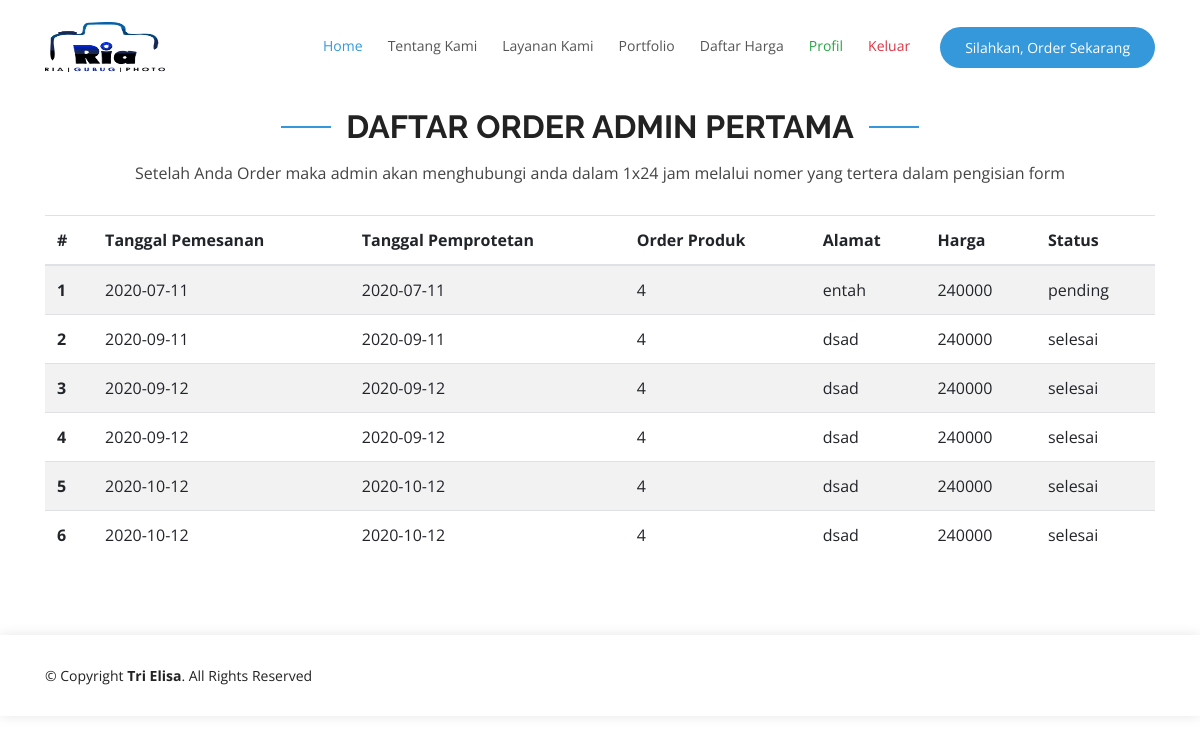
The page /public/home/detail_order/9 (signed in) on the database its author committed.
### tables this page shows
CREATE TABLE `tbl_order` (
  `id` int(50) NOT NULL,
  `user_id` int(50) NOT NULL,
  `produk_id` int(50) NOT NULL,
  `alamat` varchar(250) NOT NULL DEFAULT '',
  `tanggal_foto` date NOT NULL,
  `no_wa` varchar(50) NOT NULL DEFAULT '',
  `tanggal_order` date NOT NULL,
  `status` varchar(200) NOT NULL DEFAULT ''
);

CREATE TABLE `produk` (
  `id` int(100) NOT NULL,
  `nama_produk` varchar(255) NOT NULL,
  `fitur` varchar(255) NOT NULL,
  `deskripsi_produk` varchar(255) NOT NULL,
  `kategori_id` int(100) NOT NULL,
  `harga` int(100) NOT NULL DEFAULT '0'
);

### aplikasi/inti/Controller.php (called while the page is built, shortened)
<?php
class Controller
{
	public function view($view, $data = []){
			require_once '../aplikasi/views/'.$view.'.php';
	}
	public function model($model){
		return new $model;
	}
}

### aplikasi/controllers/Home.php (called while the page is built, shortened)
<?php
class Home extends Controller
{
	public function detail_order($id)
	{
		$data['order'] = $this->model('Home_model')->getOrderByUserId($id);
		$this->view('home/detail_order',$data);
	}
}

### aplikasi/inti/App.php (called while the page is built, shortened)
<?php
class App
{
	protected $method = 'index';
	protected $params = [];
	public function __construct()
	{
		$url = $this->parseURL();
		if(file_exists('../aplikasi/controllers/'.$url[0].'.php')){
			unset($url[0]);
		}
		$this->controller = new $this->controller;
		if(isset($url[1])){
			if(method_exists($this->controller, $url[1])){
				$this->method = $url[1];
				unset($url[1]);
			}
		}
		if(!empty($url)){
			$this->params = array_values($url);
		}
		call_user_func_array([$this->controller, $this->method], $this->params);
	}
	public function parseURL()
	{
		if(isset($_GET['url'])){
			$url = rtrim( $_GET['url'], '/');
			$url = filter_var($url, FILTER_SANITIZE_URL);
			$url = explode('/', $url);
			return $url;
		}
	}
}

### public/index.php (called while the page is built, shortened)
<?php
$app = new App;

### aplikasi/inti/Database.php (called while the page is built, shortened)
<?php
class Database{
	private $host = DB_HOST;
	private $user = DB_USER;
	private $pass = DB_PASS;
	private $db_name = DB_NAME;
	private $dbh;
	private $stmt;
	public function __construct(){
		$dsn = "mysql:host=".$this->host.";dbname=".$this->db_name;
		$option = [
			PDO::ATTR_PERSISTENT => true,
			PDO::ATTR_ERRMODE => PDO::ERRMODE_EXCEPTION
		];
		try {
			$this->dbh = new PDO($dsn,$this->user,$this->pass, $option);
		} catch (PDOException $e) {
			echo "terdapat kesalahan ".$e;
			die($e->getMessage());
		}
	}
	public function query($query){
		$this->stmt = $this->dbh->prepare($query);
	}
	public function bind($param, $value, $type = null){;
		if(is_null($type)){
			switch (true) {
				default:
					$type = PDO::PARAM_STR;
					break;
			}
		}
		$this->stmt->bindValue($param, $value, $type);
	}
	public function execute(){
		$this->stmt->execute();
	}
	public function resultSet(){
		$this->execute();
		return $this->stmt->fetchAll(PDO::FETCH_ASSOC);
	}
}

### aplikasi/models/Home_model.php (called while the page is built, shortened)
<?php
class Home_model{
	private $db;
	public function __construct()
	{
		$this->db = new Database();
	}
	public function getOrderByUserId($id)
	{
		$this->db->query('SELECT produk.id AS id_produk, produk.nama_produk, produk.fitur, produk.deskripsi_produk,produk.harga, tbl_order.* FROM produk JOIN tbl_order ON tbl_order.produk_id=produk.id WHERE tbl_order.user_id=:id');
		$this->db->bind('id',$id);
		$this->db->execute();
		return $this->db->resultSet();
	}
}

### aplikasi/views/home/detail_order.php (the view, shortened to what this page needs)
<section id="about" class="about  mt-5">
    <div class="container">
      <div class="section-title" data-aos="fade-up">
        <h2>Daftar Order <?= $_SESSION['data_user']['nama']; ?></h2>
        <p>Setelah Anda Order maka admin akan menghubungi anda dalam 1x24 jam melalui nomer yang tertera dalam pengisian form</p>
      </div>
      <div class="row content">
        <div class="col-lg-12" data-aos="fade-up" data-aos-delay="300">
        <table class="table table-striped">
            <thead>
              <tr>
                <th scope="col">#</th>
                <th scope="col">Tanggal Pemesanan</th>
                <th scope="col">Tanggal Pemprotetan</th>
                <th scope="col">Order Produk</th>
                <th scope="col">Alamat</th>
                <th scope="col">Harga</th>
                <th scope="col">Status</th>
              </tr>
            </thead>
            <tbody>
              <?php $no=1; foreach ($data['order'] as $key) : ?>
              <tr>
                <th scope="row"><?= $no; ?></th>
                <td><?= $key['tanggal_order']; ?></td>
                <td><?= $key['tanggal_foto']; ?></td>
                <td><?= $key['produk_id']; ?></td>
                <td><?= $key['alamat']; ?></td>
                <td><?= $key['harga']; ?></td>
                <td><?= $key['status']; ?></td>
              </tr>
              <?php  $no++; endforeach; ?>
            </tbody>
          </table>
        </div>
      </div>
    </div>
  </section>

### public/frontend/css/style.css (style rules this page uses)
body { font-family: "Open Sans", sans-serif; color: #444444; }
h1, h2, h3, h4, h5, h6 { font-family: "Raleway", sans-serif; }
section { padding: 60px 0; overflow: hidden; }
.section-title { text-align: center; padding-bottom: 30px; }
.section-title h2 { font-size: 32px; font-weight: bold; text-transform: uppercase; position: relative; color: #222222; }
.section-title h2::before, .section-title h2::after { content: ''; width: 50px; height: 2px; background: #3498db; display: inline-block; }
.section-title h2::before { margin: 0 15px 10px 0; }
.section-title h2::after { margin: 0 0 10px 15px; }
.section-title p { margin: 15px 0 0 0; }

### rows shown on the page
tbl_order: tanggal_order "2020-07-11", tanggal_foto "2020-07-11", produk "4", alamat "entah", produk.harga "240000", status "pending"
tbl_order: tanggal_order "2020-09-11", tanggal_foto "2020-09-11", produk "4", alamat "dsad", produk.harga "240000", status "selesai"
tbl_order: tanggal_order "2020-09-12", tanggal_foto "2020-09-12", produk "4", alamat "dsad", produk.harga "240000", status "selesai"
tbl_order: tanggal_order "2020-09-12", tanggal_foto "2020-09-12", produk "4", alamat "dsad", produk.harga "240000", status "selesai"
tbl_order: tanggal_order "2020-10-12", tanggal_foto "2020-10-12", produk "4", alamat "dsad", produk.harga "240000", status "selesai"
tbl_order: tanggal_order "2020-10-12", tanggal_foto "2020-10-12", produk "4", alamat "dsad", produk.harga "240000", status "selesai"

### other values the page prints
$_SESSION['data_user']['nama'] "ADMIN PERTAMA"
